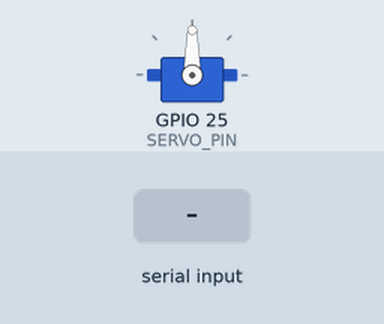
Recording of a sketch running on a simulated ESP32. Shown: servo. The inputs (shaded band) are chosen by the test bench.

Above: at 1.2 s.
1.3 s: "on\n" received over Serial
At 1.6 s:
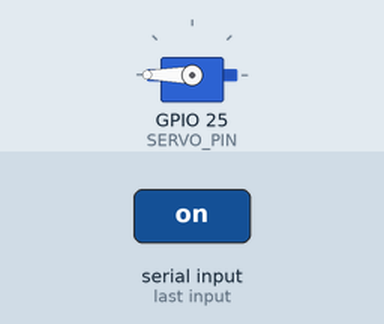
At 4.4 s:
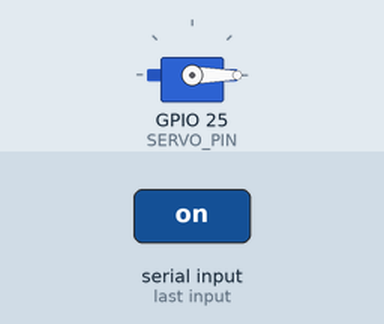
Timing chart, 0 to 10.3 s (numbered marks = the images above; inputs shaded):
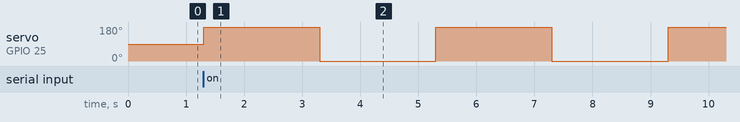

The sketch:

arduino2python.ino.ino
```cpp
#include <ESP32Servo.h>

// Communication buffers lengths
#define MAX_BUFF_LEN        255
#define CMD_BUFF_LEN        6

// States of the Servo
#define ON_STATE            4
#define OFF_STATE           5
#define CUSTOM_ANGLE_STATE  6 // New state for custom angle input

// Servo configuration
#define SERVO_PIN           25 // Use the appropriate pin for your setup

// Globals
char c; // IN char
char str[CMD_BUFF_LEN];
uint8_t idx = 0; // Reading index

uint8_t state = OFF_STATE; // Default state
Servo myServo;

// Function prototypes
uint8_t interpret(char*);

void setup() {
  // Config serial port
  Serial.begin(115200);

  // Config Servo
  myServo.attach(SERVO_PIN);
}

void loop() {

  // Parse incoming command
  if (Serial.available() > 0) { // There's a command

    c = Serial.read(); // Read one byte

    if (c != '\n') { // Still reading
      str[idx++] = c; // Parse the string byte (char) by byte
    } else { // Done reading
      str[idx] = '\0'; // Convert it to a string

      // Determine nature of the command
      state = interpret(str);

      // Reset reading index
      idx = 0;
    }
  }

  // Main state machine
  int angle;
  switch (state) {
    case ON_STATE:
      myServo.write(180); // Move the servo to the maximum position (sweep)
      delay(2000); // Adjust the delay based on your requirements
      myServo.write(0); // Move the servo back to the minimum position
      delay(2000); // Adjust the delay based on your requirements
      break;

    case OFF_STATE:
      myServo.write(90); // Stop the servo by moving it to the center position
      break;

    case CUSTOM_ANGLE_STATE:
      // Set the servo angle based on the custom input
      angle = atoi(str);
      if (angle >= 0 && angle <= 180) {
        myServo.write(angle);
      } else {
        Serial.println("Invalid angle input");
      }
      state = OFF_STATE; // Change state back to OFF_STATE after setting the custom angle
      break;

    default:
      // Handle other states if needed
      break;
  }
}

uint8_t interpret(char* cmd) {
  if (strcmp(cmd, "on") == 0) {
    return ON_STATE;
  } else if (strcmp(cmd, "off") == 0) {
    return OFF_STATE;
  } else if (isdigit(cmd[0])) { // Check if the first character is a digit
    return CUSTOM_ANGLE_STATE;
  } else {
    Serial.println("UNKNOWN");
    return state; // Don't change anything
  }
}
```

Measured:
- after the input at 1.3 s, servo on GPIO 25 (SERVO_PIN): alternates 180° for 2.0 s and 0° for 2.0 s, starting at once
